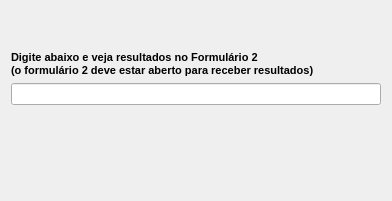
<?xml version="1.0" encoding="UTF-8"?>
<ui version="4.0">
 <class>Form1</class>
 <widget class="QWidget" name="Form1">
  <property name="geometry">
   <rect>
    <x>0</x>
    <y>0</y>
    <width>392</width>
    <height>201</height>
   </rect>
  </property>
  <property name="minimumSize">
   <size>
    <width>392</width>
    <height>201</height>
   </size>
  </property>
  <property name="windowTitle">
   <string>Formulário - 1</string>
  </property>
  <layout class="QVBoxLayout" name="verticalLayout">
   <item>
    <spacer name="verticalSpacer_2">
     <property name="orientation">
      <enum>Qt::Vertical</enum>
     </property>
     <property name="sizeType">
      <enum>QSizePolicy::Fixed</enum>
     </property>
     <property name="sizeHint" stdset="0">
      <size>
       <width>20</width>
       <height>40</height>
      </size>
     </property>
    </spacer>
   </item>
   <item>
    <widget class="QLabel" name="label">
     <property name="text">
      <string>&lt;!DOCTYPE HTML PUBLIC &quot;-//W3C//DTD HTML 4.0//EN&quot; &quot;http://www.w3.org/TR/REC-html40/strict.dtd&quot;&gt;
&lt;html&gt;&lt;head&gt;&lt;meta name=&quot;qrichtext&quot; content=&quot;1&quot; /&gt;&lt;style type=&quot;text/css&quot;&gt;
p, li { white-space: pre-wrap; }
&lt;/style&gt;&lt;/head&gt;&lt;body style=&quot; font-family:'MS Shell Dlg 2'; font-size:8.25pt; font-weight:400; font-style:normal;&quot;&gt;
&lt;p style=&quot; margin-top:0px; margin-bottom:0px; margin-left:0px; margin-right:0px; -qt-block-indent:0; text-indent:0px;&quot;&gt;&lt;span style=&quot; font-size:8pt; font-weight:600;&quot;&gt;Digite abaixo e veja resultados no Formulário 2&lt;/span&gt;&lt;/p&gt;
&lt;p style=&quot; margin-top:0px; margin-bottom:0px; margin-left:0px; margin-right:0px; -qt-block-indent:0; text-indent:0px;&quot;&gt;&lt;span style=&quot; font-size:8pt; font-weight:600;&quot;&gt;(o formulário 2 deve estar aberto para receber resultados)&lt;/span&gt;&lt;/p&gt;&lt;/body&gt;&lt;/html&gt;</string>
     </property>
    </widget>
   </item>
   <item>
    <widget class="QLineEdit" name="lineEdit"/>
   </item>
   <item>
    <spacer name="verticalSpacer">
     <property name="orientation">
      <enum>Qt::Vertical</enum>
     </property>
     <property name="sizeHint" stdset="0">
      <size>
       <width>20</width>
       <height>71</height>
      </size>
     </property>
    </spacer>
   </item>
  </layout>
 </widget>
 <resources/>
 <connections/>
</ui>
